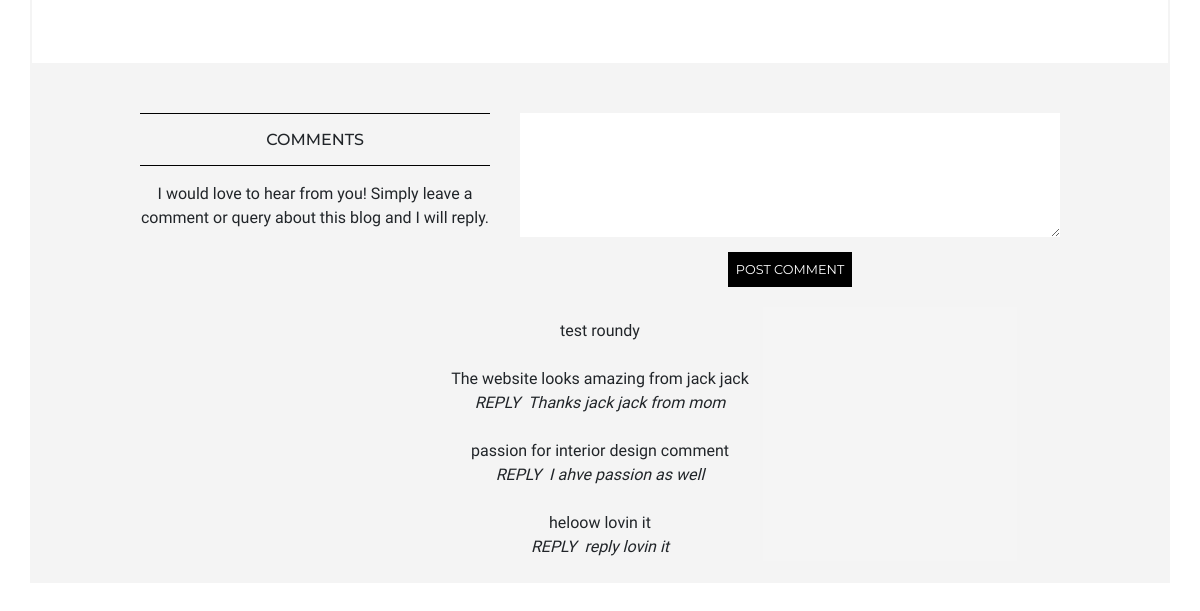
The app's page /blog/3 (lower part), older data.
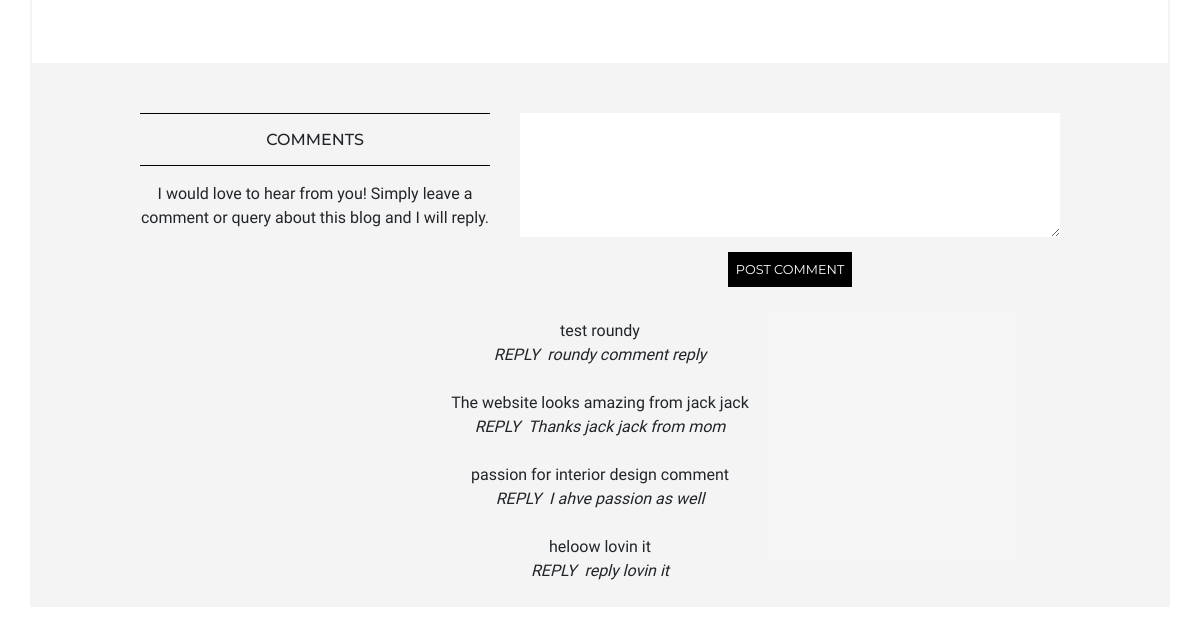
The same page, newer data.
### blog/models.py (models this page shows)
class Comment(models.Model):
    blog = models.ForeignKey('Blog', on_delete=models.CASCADE, related_name='comments')
    date = models.DateField(default=timezone.now)
    content = models.TextField() # don't want this to blank ever
    reply = models.TextField(blank=True)

### blog/views.py (the view, shortened to what this page needs)
# urls.py: path('<pk>', views.blog, name='blog'),
def blog(request, pk):
    blog = Blog.objects.get(pk=pk)
    sections = Section.objects.filter(blog=blog)
    comments = Comment.objects.filter(blog=blog).order_by('-id')
    form = CommentForm() #equate to request.GET
    context = {'title': 'Blog', 'blog': blog, 'sections': sections, 'comments': comments, 'form': form}
    return render(request, 'blog/blog.html', context)

### blog/forms.py
class CommentForm(forms.ModelForm):
    class Meta:
        model = Comment
        fields = ['content']
        labels = {'content': _(''),}
        widgets = {'content': Textarea(attrs={'rows':5, 'class': 'textarea-style'}),}

### blog/templates/blog/blog.html (shortened to what this page needs)
{% extends 'base.html' %}
{% block content%}
<section class="row border-color--stone">
    <div class="col-12 col-lg-10 offset-lg-1 mb-5">
    </div>
</section>
<section class="row bg-color--stone pt-5 mb-5">
    <header class="col-12 col-md-5 col-lg-4 offset-lg-1 text-center">
        <div class="header-border">
            <h1 class="header-title mt-2">COMMENTS</h1>
        </div>
        <p class="mt-3">I would love to hear from you! Simply leave a comment or query about this blog and I will reply.
        </p>
    </header>
    <div class="col-12 col-md-7 col-lg-6 text-center">
        <form method="POST">
            {{ form }}
            <button type="submit">POST COMMENT</button>
        </form>
    </div>
    <div class="col-12 col-lg-10 offset-lg-1 text-center mt-4">
        {% for comment in comments %}
        <p class="mb-4">{{ comment.content }} <br>
            {% if comment.reply %}
            <span class="mr-2">REPLY</span><span class="">{{ comment.reply }}</span></p>
        {% endif %}
        {% endfor %}
    </div>
</section>
{% endblock %}

Row changes from the older to the newer data that the page shows:
changed Comment "test roundy": reply (not shown) → "roundy comment reply"
